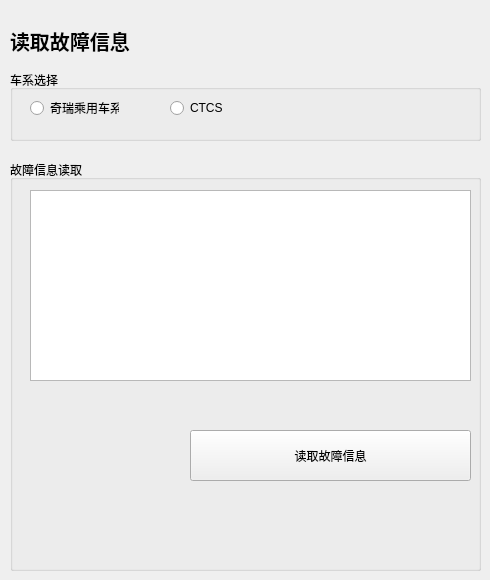
    <widget class="QWidget" name="page_diagnostic_information">
     <widget class="QLabel" name="label_24">
      <property name="geometry">
       <rect>
        <x>10</x>
        <y>10</y>
        <width>441</width>
        <height>61</height>
       </rect>
      </property>
      <property name="font">
       <font>
        <pointsize>15</pointsize>
        <weight>75</weight>
        <bold>true</bold>
       </font>
      </property>
      <property name="text">
       <string>读取故障信息</string>
      </property>
     </widget>
     <widget class="QGroupBox" name="groupBox_16">
      <property name="geometry">
       <rect>
        <x>10</x>
        <y>70</y>
        <width>471</width>
        <height>71</height>
       </rect>
      </property>
      <property name="title">
       <string>车系选择</string>
      </property>
      <widget class="QRadioButton" name="radioButton_dtc_chery">
       <property name="geometry">
        <rect>
         <x>20</x>
         <y>30</y>
         <width>89</width>
         <height>16</height>
        </rect>
       </property>
       <property name="text">
        <string>奇瑞乘用车系列</string>
       </property>
      </widget>
      <widget class="QRadioButton" name="radioButton_dtc_ctcs">
       <property name="geometry">
        <rect>
         <x>160</x>
         <y>30</y>
         <width>89</width>
         <height>16</height>
        </rect>
       </property>
       <property name="text">
        <string>CTCS</string>
       </property>
      </widget>
     </widget>
     <widget class="QGroupBox" name="groupBox_19">
      <property name="geometry">
       <rect>
        <x>10</x>
        <y>160</y>
        <width>471</width>
        <height>411</height>
       </rect>
      </property>
      <property name="title">
       <string>故障信息读取</string>
      </property>
      <widget class="QPushButton" name="pushButton_dtc_info">
       <property name="geometry">
        <rect>
         <x>180</x>
         <y>270</y>
         <width>281</width>
         <height>51</height>
        </rect>
       </property>
       <property name="text">
        <string>读取故障信息</string>
       </property>
      </widget>
      <widget class="QTextBrowser" name="textBrowser_dtc_info">
       <property name="geometry">
        <rect>
         <x>20</x>
         <y>30</y>
         <width>441</width>
         <height>191</height>
        </rect>
       </property>
      </widget>
     </widget>
    </widget>
